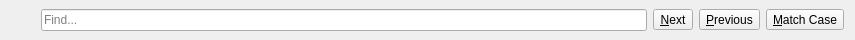
<?xml version="1.0" encoding="UTF-8"?>
<ui version="4.0">
 <class>SearchToolbar</class>
 <widget class="QWidget" name="SearchToolbar">
  <property name="geometry">
   <rect>
    <x>0</x>
    <y>0</y>
    <width>855</width>
    <height>40</height>
   </rect>
  </property>
  <layout class="QHBoxLayout" name="horizontalLayout">
   <property name="topMargin">
    <number>4</number>
   </property>
   <property name="bottomMargin">
    <number>4</number>
   </property>
   <item>
    <widget class="MacToolButton" name="closeButton">
     <property name="sizePolicy">
      <sizepolicy hsizetype="Fixed" vsizetype="Fixed">
       <horstretch>0</horstretch>
       <verstretch>0</verstretch>
      </sizepolicy>
     </property>
     <property name="autoRaise">
      <bool>true</bool>
     </property>
    </widget>
   </item>
   <item>
    <widget class="FocusSelectLineEdit" name="lineEdit">
     <property name="minimumSize">
      <size>
       <width>100</width>
       <height>0</height>
      </size>
     </property>
     <property name="maximumSize">
      <size>
       <width>16777215</width>
       <height>16777215</height>
      </size>
     </property>
     <property name="placeholderText">
      <string>Find...</string>
     </property>
     <property name="clearButtonEnabled">
      <bool>true</bool>
     </property>
    </widget>
   </item>
   <item>
    <widget class="QToolButton" name="next">
     <property name="toolTip">
      <string>Find the next match for the current search phrase</string>
     </property>
     <property name="text">
      <string>&amp;Next</string>
     </property>
     <property name="icon">
      <iconset theme="go-down-search"/>
     </property>
     <property name="toolButtonStyle">
      <enum>Qt::ToolButtonTextBesideIcon</enum>
     </property>
    </widget>
   </item>
   <item>
    <widget class="QToolButton" name="previous">
     <property name="toolTip">
      <string>Find the previous match for the current search phrase</string>
     </property>
     <property name="text">
      <string>&amp;Previous</string>
     </property>
     <property name="icon">
      <iconset theme="go-up-search"/>
     </property>
     <property name="toolButtonStyle">
      <enum>Qt::ToolButtonTextBesideIcon</enum>
     </property>
    </widget>
   </item>
   <item>
    <widget class="QToolButton" name="caseSensitive">
     <property name="text">
      <string>&amp;Match Case</string>
     </property>
     <property name="checkable">
      <bool>true</bool>
     </property>
    </widget>
   </item>
  </layout>
 </widget>
 <customwidgets>
  <customwidget>
   <class>FocusSelectLineEdit</class>
   <extends>QLineEdit</extends>
   <header>focusselectlineedit.h</header>
  </customwidget>
  <customwidget>
   <class>MacToolButton</class>
   <extends>QToolButton</extends>
   <header>mactoolbutton.h</header>
  </customwidget>
 </customwidgets>
 <resources/>
 <connections/>
</ui>
